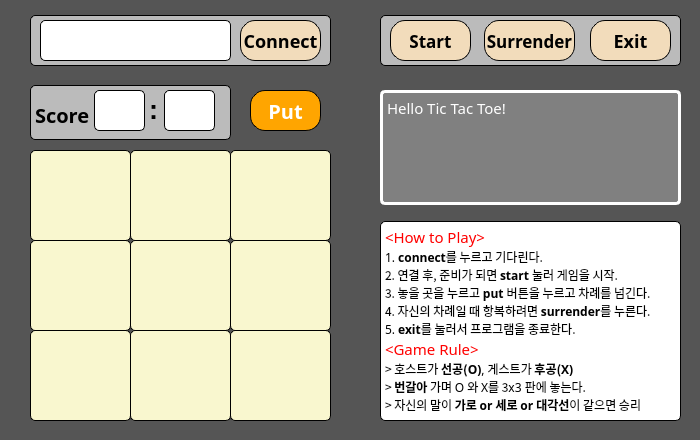
<?xml version="1.0" encoding="UTF-8"?>
<ui version="4.0">
 <class>hostDialog</class>
 <widget class="QDialog" name="hostDialog">
  <property name="geometry">
   <rect>
    <x>0</x>
    <y>0</y>
    <width>700</width>
    <height>440</height>
   </rect>
  </property>
  <property name="windowTitle">
   <string>Dialog</string>
  </property>
  <property name="styleSheet">
   <string notr="true">background-color: #555555;</string>
  </property>
  <widget class="QPushButton" name="connect">
   <property name="geometry">
    <rect>
     <x>240</x>
     <y>20</y>
     <width>81</width>
     <height>41</height>
    </rect>
   </property>
   <property name="font">
    <font>
     <family>Chilanka</family>
     <pointsize>-1</pointsize>
     <weight>75</weight>
     <italic>false</italic>
     <bold>true</bold>
    </font>
   </property>
   <property name="styleSheet">
    <string notr="true">QPushButton#connect {
	border-radius: 15px;
	border-style: solid;
	border-width:1px;
	border-color:black;
	padding: 2px;
	background-color: #F2DCBB;
	font: bold 18px;
	color: charcoal;
}
QPushButton#connect:hover {
	background-color: #CC9966;
}
QPushButton#connect:disabled {
	background-color: gray;
}</string>
   </property>
   <property name="text">
    <string>Connect</string>
   </property>
  </widget>
  <widget class="QLineEdit" name="ip">
   <property name="geometry">
    <rect>
     <x>40</x>
     <y>20</y>
     <width>191</width>
     <height>41</height>
    </rect>
   </property>
   <property name="styleSheet">
    <string notr="true">border-radius: 5px;
border-style: solid;
border-width:1px;
border-color:black;
background-color: white;</string>
   </property>
   <property name="text">
    <string/>
   </property>
  </widget>
  <widget class="QPushButton" name="surrender">
   <property name="geometry">
    <rect>
     <x>484</x>
     <y>20</y>
     <width>91</width>
     <height>41</height>
    </rect>
   </property>
   <property name="font">
    <font>
     <family>Chilanka</family>
     <pointsize>-1</pointsize>
     <weight>75</weight>
     <italic>false</italic>
     <bold>true</bold>
    </font>
   </property>
   <property name="styleSheet">
    <string notr="true">QPushButton#surrender {
	border-radius: 15px;
	border-style: solid;
	border-width:1px;
	border-color:black;
	padding: 2px;
	background-color: #F2DCBB;
	font: bold 17px;
	color: charcoal;
}
QPushButton#surrender:hover {
	background-color: #CC9966;
}
QPushButton#surrender:disabled {
	background-color: gray;
}</string>
   </property>
   <property name="text">
    <string>Surrender</string>
   </property>
  </widget>
  <widget class="QPushButton" name="exit">
   <property name="geometry">
    <rect>
     <x>590</x>
     <y>20</y>
     <width>81</width>
     <height>41</height>
    </rect>
   </property>
   <property name="font">
    <font>
     <family>Chilanka</family>
     <pointsize>-1</pointsize>
     <weight>75</weight>
     <italic>false</italic>
     <bold>true</bold>
    </font>
   </property>
   <property name="styleSheet">
    <string notr="true">QPushButton#exit {
	border-radius: 15px;
	border-style: solid;
	border-width:1px;
	border-color:black;
	padding: 2px;
	background-color: #F2DCBB;
	font: bold 18px;
	color: charcoal;
}
QPushButton#exit:hover {
	background-color: #CC9966;
}
QPushButton#exit:disabled {
	background-color: gray;
}</string>
   </property>
   <property name="text">
    <string>Exit</string>
   </property>
  </widget>
  <widget class="QTextEdit" name="explain">
   <property name="geometry">
    <rect>
     <x>380</x>
     <y>221</y>
     <width>301</width>
     <height>200</height>
    </rect>
   </property>
   <property name="font">
    <font>
     <family>Chilanka</family>
     <pointsize>9</pointsize>
    </font>
   </property>
   <property name="styleSheet">
    <string notr="true">border-radius: 5px;
border-style: solid;
border-width:1px;
border-color:black;
background-color: white;</string>
   </property>
   <property name="html">
    <string>&lt;!DOCTYPE HTML PUBLIC &quot;-//W3C//DTD HTML 4.0//EN&quot; &quot;http://www.w3.org/TR/REC-html40/strict.dtd&quot;&gt;
&lt;html&gt;&lt;head&gt;&lt;meta name=&quot;qrichtext&quot; content=&quot;1&quot; /&gt;&lt;style type=&quot;text/css&quot;&gt;
p, li { white-space: pre-wrap; }
&lt;/style&gt;&lt;/head&gt;&lt;body style=&quot; font-family:'Chilanka'; font-size:9pt; font-weight:400; font-style:normal;&quot;&gt;
&lt;p style=&quot; margin-top:0px; margin-bottom:0px; margin-left:0px; margin-right:0px; -qt-block-indent:0; text-indent:0px;&quot;&gt;&lt;span style=&quot; font-family:'Ubuntu'; font-size:15px; color:#ff0000;&quot;&gt;&amp;lt;How to Play&amp;gt;&lt;/span&gt;&lt;/p&gt;
&lt;p style=&quot; margin-top:0px; margin-bottom:0px; margin-left:0px; margin-right:0px; -qt-block-indent:0; text-indent:0px;&quot;&gt;&lt;span style=&quot; font-family:'Ubuntu';&quot;&gt;1. &lt;/span&gt;&lt;span style=&quot; font-family:'Ubuntu'; font-weight:600;&quot;&gt;connect&lt;/span&gt;&lt;span style=&quot; font-family:'Ubuntu';&quot;&gt;를 누르고 기다린다. &lt;/span&gt;&lt;/p&gt;
&lt;p style=&quot; margin-top:0px; margin-bottom:0px; margin-left:0px; margin-right:0px; -qt-block-indent:0; text-indent:0px;&quot;&gt;&lt;span style=&quot; font-family:'Ubuntu';&quot;&gt;2. 연결 후, 준비가 되면 &lt;/span&gt;&lt;span style=&quot; font-family:'Ubuntu'; font-weight:600;&quot;&gt;start&lt;/span&gt;&lt;span style=&quot; font-family:'Ubuntu';&quot;&gt; 눌러 게임을 시작.&lt;/span&gt;&lt;/p&gt;
&lt;p style=&quot; margin-top:0px; margin-bottom:0px; margin-left:0px; margin-right:0px; -qt-block-indent:0; text-indent:0px;&quot;&gt;&lt;span style=&quot; font-family:'Ubuntu';&quot;&gt;3. 놓을 곳을 누르고 &lt;/span&gt;&lt;span style=&quot; font-family:'Ubuntu'; font-weight:600;&quot;&gt;put&lt;/span&gt;&lt;span style=&quot; font-family:'Ubuntu';&quot;&gt; 버튼을 누르고 차례를 넘긴다.&lt;/span&gt;&lt;/p&gt;
&lt;p style=&quot; margin-top:0px; margin-bottom:0px; margin-left:0px; margin-right:0px; -qt-block-indent:0; text-indent:0px;&quot;&gt;&lt;span style=&quot; font-family:'Ubuntu';&quot;&gt;4. 자신의 차례일 때 항복하려면 &lt;/span&gt;&lt;span style=&quot; font-family:'Ubuntu'; font-weight:600;&quot;&gt;surrender&lt;/span&gt;&lt;span style=&quot; font-family:'Ubuntu';&quot;&gt;를 누른다.&lt;/span&gt;&lt;/p&gt;
&lt;p style=&quot; margin-top:0px; margin-bottom:0px; margin-left:0px; margin-right:0px; -qt-block-indent:0; text-indent:0px;&quot;&gt;&lt;span style=&quot; font-family:'Ubuntu';&quot;&gt;5. &lt;/span&gt;&lt;span style=&quot; font-family:'Ubuntu'; font-weight:600;&quot;&gt;exit&lt;/span&gt;&lt;span style=&quot; font-family:'Ubuntu';&quot;&gt;를 눌러서 프로그램을 종료한다.&lt;/span&gt;&lt;/p&gt;
&lt;p style=&quot; margin-top:0px; margin-bottom:0px; margin-left:0px; margin-right:0px; -qt-block-indent:0; text-indent:0px;&quot;&gt;&lt;span style=&quot; font-family:'Ubuntu'; font-size:15px; color:#ff0000;&quot;&gt;&amp;lt;Game Rule&amp;gt;&lt;/span&gt;&lt;/p&gt;
&lt;p style=&quot; margin-top:0px; margin-bottom:0px; margin-left:0px; margin-right:0px; -qt-block-indent:0; text-indent:0px;&quot;&gt;&lt;span style=&quot; font-family:'Ubuntu';&quot;&gt;&amp;gt; 호스트가 &lt;/span&gt;&lt;span style=&quot; font-family:'Ubuntu'; font-weight:600;&quot;&gt;선공(O)&lt;/span&gt;&lt;span style=&quot; font-family:'Ubuntu';&quot;&gt;, 게스트가 &lt;/span&gt;&lt;span style=&quot; font-family:'Ubuntu'; font-weight:600;&quot;&gt;후공(X)&lt;/span&gt;&lt;/p&gt;
&lt;p style=&quot; margin-top:0px; margin-bottom:0px; margin-left:0px; margin-right:0px; -qt-block-indent:0; text-indent:0px;&quot;&gt;&lt;span style=&quot; font-family:'Ubuntu';&quot;&gt;&amp;gt; &lt;/span&gt;&lt;span style=&quot; font-family:'Ubuntu'; font-weight:600;&quot;&gt;번갈아&lt;/span&gt;&lt;span style=&quot; font-family:'Ubuntu';&quot;&gt; 가며 O 와 X를 3x3 판에 놓는다.&lt;/span&gt;&lt;/p&gt;
&lt;p style=&quot; margin-top:0px; margin-bottom:0px; margin-left:0px; margin-right:0px; -qt-block-indent:0; text-indent:0px;&quot;&gt;&lt;span style=&quot; font-family:'Ubuntu';&quot;&gt;&amp;gt; 자신의 말이 &lt;/span&gt;&lt;span style=&quot; font-family:'Ubuntu'; font-weight:600;&quot;&gt;가로 or 세로 or 대각선&lt;/span&gt;&lt;span style=&quot; font-family:'Ubuntu';&quot;&gt;이 같으면 승리&lt;/span&gt;&lt;/p&gt;&lt;/body&gt;&lt;/html&gt;</string>
   </property>
  </widget>
  <widget class="QTextEdit" name="debugging">
   <property name="geometry">
    <rect>
     <x>380</x>
     <y>90</y>
     <width>301</width>
     <height>115</height>
    </rect>
   </property>
   <property name="font">
    <font>
     <family>Chilanka</family>
     <pointsize>14</pointsize>
    </font>
   </property>
   <property name="styleSheet">
    <string notr="true">border-radius: 5px;
border-style: solid;
border-width:3px;
border-color:white;
background-color: gray;
color:white;
font-style:bold;</string>
   </property>
   <property name="html">
    <string>&lt;!DOCTYPE HTML PUBLIC &quot;-//W3C//DTD HTML 4.0//EN&quot; &quot;http://www.w3.org/TR/REC-html40/strict.dtd&quot;&gt;
&lt;html&gt;&lt;head&gt;&lt;meta name=&quot;qrichtext&quot; content=&quot;1&quot; /&gt;&lt;style type=&quot;text/css&quot;&gt;
p, li { white-space: pre-wrap; }
&lt;/style&gt;&lt;/head&gt;&lt;body style=&quot; font-family:'Chilanka'; font-size:14pt; font-weight:400; font-style:normal;&quot;&gt;
&lt;p style=&quot; margin-top:0px; margin-bottom:0px; margin-left:0px; margin-right:0px; -qt-block-indent:0; text-indent:0px;&quot;&gt;&lt;span style=&quot; font-family:'Ubuntu'; font-size:11pt;&quot;&gt;Hello Tic Tac Toe!&lt;/span&gt;&lt;/p&gt;&lt;/body&gt;&lt;/html&gt;</string>
   </property>
  </widget>
  <widget class="QPushButton" name="board_1">
   <property name="geometry">
    <rect>
     <x>30</x>
     <y>150</y>
     <width>101</width>
     <height>91</height>
    </rect>
   </property>
   <property name="font">
    <font>
     <family>Ubuntu</family>
     <pointsize>-1</pointsize>
     <weight>50</weight>
     <italic>false</italic>
     <bold>false</bold>
    </font>
   </property>
   <property name="styleSheet">
    <string notr="true">QPushButton#board_1 {
border-radius: 5px;
border-style: solid;
border-width:1px;
border-color:black;
font: 50px;
background-color: #F9F7CF;
}
QPushButton#board_1:hover {
background-color: #CCCC99;
}
QPushButton#board_1:disabled {
background-color: lightgray;
font: 50px;
}</string>
   </property>
   <property name="text">
    <string/>
   </property>
  </widget>
  <widget class="QPushButton" name="board_2">
   <property name="geometry">
    <rect>
     <x>130</x>
     <y>150</y>
     <width>101</width>
     <height>91</height>
    </rect>
   </property>
   <property name="font">
    <font>
     <pointsize>-1</pointsize>
     <weight>50</weight>
     <italic>false</italic>
     <bold>false</bold>
    </font>
   </property>
   <property name="styleSheet">
    <string notr="true">QPushButton#board_2 {
border-radius: 5px;
border-style: solid;
border-width:1px;
border-color:black;
font: 50px;
background-color: #F9F7CF;
}
QPushButton#board_2:hover {
background-color: #CCCC99;
}
QPushButton#board_2:disabled {
background-color: lightgray;
font: 50px;
}</string>
   </property>
   <property name="text">
    <string/>
   </property>
  </widget>
  <widget class="QPushButton" name="board_3">
   <property name="geometry">
    <rect>
     <x>230</x>
     <y>150</y>
     <width>101</width>
     <height>91</height>
    </rect>
   </property>
   <property name="font">
    <font>
     <pointsize>-1</pointsize>
     <weight>50</weight>
     <italic>false</italic>
     <bold>false</bold>
    </font>
   </property>
   <property name="styleSheet">
    <string notr="true">QPushButton#board_3 {
border-radius: 5px;
border-style: solid;
border-width:1px;
border-color:black;
background-color: #F9F7CF;
font:50px;
}
QPushButton#board_3:hover {
background-color: #CCCC99;
}
QPushButton#board_3:disabled {
background-color: lightgray;
font: 50px;
}</string>
   </property>
   <property name="text">
    <string/>
   </property>
  </widget>
  <widget class="QPushButton" name="board_4">
   <property name="geometry">
    <rect>
     <x>30</x>
     <y>240</y>
     <width>101</width>
     <height>91</height>
    </rect>
   </property>
   <property name="font">
    <font>
     <pointsize>-1</pointsize>
     <weight>50</weight>
     <italic>false</italic>
     <bold>false</bold>
    </font>
   </property>
   <property name="styleSheet">
    <string notr="true">QPushButton#board_4 {
border-radius: 5px;
border-style: solid;
border-width:1px;
border-color:black;
background-color: #F9F7CF;
font:50px;
}
QPushButton#board_4:hover {
background-color: #CCCC99;
}
QPushButton#board_4:disabled {
background-color: lightgray;
font: 50px;
}</string>
   </property>
   <property name="text">
    <string/>
   </property>
  </widget>
  <widget class="QPushButton" name="board_5">
   <property name="geometry">
    <rect>
     <x>130</x>
     <y>240</y>
     <width>101</width>
     <height>91</height>
    </rect>
   </property>
   <property name="font">
    <font>
     <pointsize>-1</pointsize>
     <weight>50</weight>
     <italic>false</italic>
     <bold>false</bold>
    </font>
   </property>
   <property name="styleSheet">
    <string notr="true">QPushButton#board_5 {
border-radius: 5px;
border-style: solid;
border-width:1px;
border-color:black;
background-color: #F9F7CF;
font : 50px;
}
QPushButton#board_5:hover {
background-color: #CCCC99;
}
QPushButton#board_5:disabled {
background-color: lightgray;
font:50px;
}</string>
   </property>
   <property name="text">
    <string/>
   </property>
  </widget>
  <widget class="QPushButton" name="board_6">
   <property name="geometry">
    <rect>
     <x>230</x>
     <y>240</y>
     <width>101</width>
     <height>91</height>
    </rect>
   </property>
   <property name="font">
    <font>
     <pointsize>-1</pointsize>
     <weight>50</weight>
     <italic>false</italic>
     <bold>false</bold>
    </font>
   </property>
   <property name="styleSheet">
    <string notr="true">QPushButton#board_6 {
border-radius: 5px;
border-style: solid;
border-width:1px;
border-color:black;
background-color: #F9F7CF;
font:50px;
}
QPushButton#board_6:hover {
background-color: #CCCC99;
}
QPushButton#board_6:disabled {
background-color: lightgray;
font:50px;
}</string>
   </property>
   <property name="text">
    <string/>
   </property>
  </widget>
  <widget class="QPushButton" name="board_7">
   <property name="geometry">
    <rect>
     <x>30</x>
     <y>330</y>
     <width>101</width>
     <height>91</height>
    </rect>
   </property>
   <property name="font">
    <font>
     <pointsize>-1</pointsize>
     <weight>50</weight>
     <italic>false</italic>
     <bold>false</bold>
    </font>
   </property>
   <property name="styleSheet">
    <string notr="true">QPushButton#board_7{
border-radius: 5px;
border-style: solid;
border-width:1px;
border-color:black;
background-color: #F9F7CF;
font:50px;
}
QPushButton#board_7:hover {
background-color: #CCCC99;
}
QPushButton#board_7:disabled {
background-color: lightgray;
font:50px;
}</string>
   </property>
   <property name="text">
    <string/>
   </property>
  </widget>
  <widget class="QPushButton" name="board_8">
   <property name="geometry">
    <rect>
     <x>130</x>
     <y>330</y>
     <width>101</width>
     <height>91</height>
    </rect>
   </property>
   <property name="font">
    <font>
     <pointsize>-1</pointsize>
     <weight>50</weight>
     <italic>false</italic>
     <bold>false</bold>
    </font>
   </property>
   <property name="styleSheet">
    <string notr="true">QPushButton#board_8 {
border-radius: 5px;
border-style: solid;
border-width:1px;
border-color:black;
background-color: #F9F7CF;
font:50px;
}
QPushButton#board_8:hover {
background-color: #CCCC99;
}
QPushButton#board_8:disabled {
background-color: lightgray;
font:50px;
}</string>
   </property>
   <property name="text">
    <string/>
   </property>
  </widget>
  <widget class="QPushButton" name="board_9">
   <property name="geometry">
    <rect>
     <x>230</x>
     <y>330</y>
     <width>101</width>
     <height>91</height>
    </rect>
   </property>
   <property name="font">
    <font>
     <pointsize>-1</pointsize>
     <weight>50</weight>
     <italic>false</italic>
     <bold>false</bold>
    </font>
   </property>
   <property name="styleSheet">
    <string notr="true">QPushButton#board_9 {
border-radius: 5px;
border-style: solid;
border-width:1px;
border-color:black;
background-color: #F9F7CF;
font:50px;
}
QPushButton#board_9:hover {
background-color: #CCCC99;
}
QPushButton#board_9:disabled {
background-color: lightgray;
font:50px;
}</string>
   </property>
   <property name="text">
    <string/>
   </property>
  </widget>
  <widget class="QLineEdit" name="opscore">
   <property name="geometry">
    <rect>
     <x>164</x>
     <y>90</y>
     <width>51</width>
     <height>41</height>
    </rect>
   </property>
   <property name="font">
    <font>
     <family>Chilanka</family>
     <pointsize>20</pointsize>
     <weight>75</weight>
     <bold>true</bold>
    </font>
   </property>
   <property name="cursor">
    <cursorShape>IBeamCursor</cursorShape>
   </property>
   <property name="styleSheet">
    <string notr="true">QLineEdit#opscore {
border-radius: 5px;
border-style: solid;
border-width:1px;
border-color:black;
background-color: white;
}
QLineEdit#opscore:disabled {
border-radius: 5px;
border-style: solid;
border-width:1px;
border-color:black;
background-color: white;
color:black;
}</string>
   </property>
   <property name="text">
    <string/>
   </property>
   <property name="alignment">
    <set>Qt::AlignCenter</set>
   </property>
  </widget>
  <widget class="QLineEdit" name="myscore">
   <property name="geometry">
    <rect>
     <x>94</x>
     <y>90</y>
     <width>51</width>
     <height>41</height>
    </rect>
   </property>
   <property name="font">
    <font>
     <family>Chilanka</family>
     <pointsize>20</pointsize>
     <weight>75</weight>
     <bold>true</bold>
    </font>
   </property>
   <property name="styleSheet">
    <string notr="true">QLineEdit#myscore {
border-radius: 5px;
border-style: solid;
border-width:1px;
border-color:black;
background-color: white;
}
QLineEdit#myscore:disabled {
border-radius: 5px;
border-style: solid;
border-width:1px;
border-color:black;
background-color: white;
color:black;
}</string>
   </property>
   <property name="text">
    <string/>
   </property>
   <property name="alignment">
    <set>Qt::AlignCenter</set>
   </property>
  </widget>
  <widget class="QPushButton" name="start">
   <property name="geometry">
    <rect>
     <x>390</x>
     <y>20</y>
     <width>81</width>
     <height>41</height>
    </rect>
   </property>
   <property name="font">
    <font>
     <family>Chilanka</family>
     <pointsize>-1</pointsize>
     <weight>75</weight>
     <italic>false</italic>
     <bold>true</bold>
    </font>
   </property>
   <property name="styleSheet">
    <string notr="true">QPushButton#start {
	border-radius: 15px;
	border-style: solid;
	border-width:1px;
	border-color:black;
	padding: 2px;
	background-color: #F2DCBB;
	font: bold 17px;
	color: charcoal;
}

QPushButton#start:hover {
	background-color: #CC9966;
}

QPushButton#start:disabled {
	background-color: gray;
}
</string>
   </property>
   <property name="text">
    <string>Start</string>
   </property>
  </widget>
  <widget class="QPushButton" name="put">
   <property name="geometry">
    <rect>
     <x>250</x>
     <y>90</y>
     <width>71</width>
     <height>41</height>
    </rect>
   </property>
   <property name="font">
    <font>
     <family>Chilanka</family>
     <pointsize>-1</pointsize>
     <weight>75</weight>
     <italic>false</italic>
     <bold>true</bold>
    </font>
   </property>
   <property name="styleSheet">
    <string notr="true">QPushButton#put {
	border-radius: 15px;
	border-style: solid;
	border-width:1px;
	border-color:black;
	padding: 2px;
	background-color: orange;
	font: bold 20px;
	color: white;
}

QPushButton#put:hover {
	background-color: darkorange;
}

QPushButton#put:disabled {
	background-color: gray;
}</string>
   </property>
   <property name="text">
    <string>Put</string>
   </property>
  </widget>
  <widget class="QLabel" name="label_2">
   <property name="geometry">
    <rect>
     <x>150</x>
     <y>93</y>
     <width>7</width>
     <height>32</height>
    </rect>
   </property>
   <property name="font">
    <font>
     <pointsize>20</pointsize>
     <weight>75</weight>
     <bold>true</bold>
    </font>
   </property>
   <property name="styleSheet">
    <string notr="true">background-color: #BBBBBB;</string>
   </property>
   <property name="text">
    <string>:</string>
   </property>
   <property name="alignment">
    <set>Qt::AlignCenter</set>
   </property>
  </widget>
  <widget class="QFrame" name="frame">
   <property name="geometry">
    <rect>
     <x>30</x>
     <y>85</y>
     <width>201</width>
     <height>55</height>
    </rect>
   </property>
   <property name="styleSheet">
    <string notr="true">background-color: #BBBBBB;
border-radius: 5px;
border-style: solid;
border-width: 1px;</string>
   </property>
   <property name="frameShape">
    <enum>QFrame::StyledPanel</enum>
   </property>
   <property name="frameShadow">
    <enum>QFrame::Raised</enum>
   </property>
   <widget class="QLabel" name="label">
    <property name="geometry">
     <rect>
      <x>5</x>
      <y>15</y>
      <width>61</width>
      <height>31</height>
     </rect>
    </property>
    <property name="font">
     <font>
      <family>Chilanka</family>
      <pointsize>10</pointsize>
      <weight>75</weight>
      <italic>false</italic>
      <bold>true</bold>
     </font>
    </property>
    <property name="styleSheet">
     <string notr="true">background-color: #BBBBBB;
border-style: none;</string>
    </property>
    <property name="text">
     <string>&lt;html&gt;&lt;head/&gt;&lt;body&gt;&lt;p&gt;&lt;span style=&quot; font-size:x-large;&quot;&gt;Score &lt;/span&gt;&lt;/p&gt;&lt;/body&gt;&lt;/html&gt;</string>
    </property>
   </widget>
  </widget>
  <widget class="QFrame" name="frame_2">
   <property name="geometry">
    <rect>
     <x>380</x>
     <y>15</y>
     <width>301</width>
     <height>51</height>
    </rect>
   </property>
   <property name="styleSheet">
    <string notr="true">background-color: #BBBBBB;
border-style: solid;
border-radius: 5px;
border-width: 1px;</string>
   </property>
   <property name="frameShape">
    <enum>QFrame::StyledPanel</enum>
   </property>
   <property name="frameShadow">
    <enum>QFrame::Raised</enum>
   </property>
  </widget>
  <widget class="QFrame" name="frame_3">
   <property name="geometry">
    <rect>
     <x>30</x>
     <y>15</y>
     <width>301</width>
     <height>51</height>
    </rect>
   </property>
   <property name="styleSheet">
    <string notr="true">background-color: #BBBBBB;
border-style: solid;
border-radius: 5px;
border-width: 1px;</string>
   </property>
   <property name="frameShape">
    <enum>QFrame::StyledPanel</enum>
   </property>
   <property name="frameShadow">
    <enum>QFrame::Raised</enum>
   </property>
  </widget>
  <zorder>frame_3</zorder>
  <zorder>frame_2</zorder>
  <zorder>frame</zorder>
  <zorder>connect</zorder>
  <zorder>ip</zorder>
  <zorder>surrender</zorder>
  <zorder>exit</zorder>
  <zorder>explain</zorder>
  <zorder>debugging</zorder>
  <zorder>board_1</zorder>
  <zorder>board_2</zorder>
  <zorder>board_3</zorder>
  <zorder>board_4</zorder>
  <zorder>board_5</zorder>
  <zorder>board_6</zorder>
  <zorder>board_7</zorder>
  <zorder>board_8</zorder>
  <zorder>board_9</zorder>
  <zorder>opscore</zorder>
  <zorder>myscore</zorder>
  <zorder>start</zorder>
  <zorder>put</zorder>
  <zorder>label_2</zorder>
 </widget>
 <resources/>
 <connections/>
</ui>
